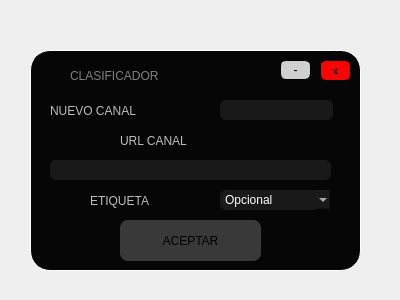
<?xml version="1.0" encoding="UTF-8"?>
<ui version="4.0">
 <class>Form</class>
 <widget class="QWidget" name="Form">
  <property name="geometry">
   <rect>
    <x>0</x>
    <y>0</y>
    <width>400</width>
    <height>300</height>
   </rect>
  </property>
  <property name="windowTitle">
   <string>Form</string>
  </property>
  <widget class="QWidget" name="widget" native="true">
   <property name="geometry">
    <rect>
     <x>30</x>
     <y>50</y>
     <width>331</width>
     <height>221</height>
    </rect>
   </property>
   <property name="styleSheet">
    <string notr="true">QWidget#widget{

background-color: rgb(6, 6, 6);
border-radius:20px;
	gridline-color: rgb(255, 255, 255);
	border-color: rgb(255, 255, 255);
border: 1px solid white;
}</string>
   </property>
   <widget class="QPushButton" name="BAceptar">
    <property name="geometry">
     <rect>
      <x>90</x>
      <y>170</y>
      <width>141</width>
      <height>41</height>
     </rect>
    </property>
    <property name="cursor">
     <cursorShape>PointingHandCursor</cursorShape>
    </property>
    <property name="styleSheet">
     <string notr="true">QPushButton#BAceptar{

background-color: rgb(57, 57, 57);

border-radius:8px;

font: 70 15pt &quot;Rockwell Extra Bold&quot;;
color:black;
}</string>
    </property>
    <property name="text">
     <string>ACEPTAR</string>
    </property>
   </widget>
   <widget class="QLabel" name="label_2">
    <property name="geometry">
     <rect>
      <x>20</x>
      <y>50</y>
      <width>161</width>
      <height>21</height>
     </rect>
    </property>
    <property name="styleSheet">
     <string notr="true">font: 14pt &quot;Lucida Console&quot;;

color: rgb(189, 189, 189);
;
font: 70 15pt &quot;Rockwell Extra Bold&quot;;</string>
    </property>
    <property name="text">
     <string>NUEVO CANAL</string>
    </property>
   </widget>
   <widget class="QLineEdit" name="lineEdit">
    <property name="geometry">
     <rect>
      <x>190</x>
      <y>50</y>
      <width>113</width>
      <height>20</height>
     </rect>
    </property>
    <property name="styleSheet">
     <string notr="true">background-color: rgb(25, 25, 25);
border-radius:6px;
color: white</string>
    </property>
    <property name="text">
     <string/>
    </property>
   </widget>
   <widget class="QFrame" name="frame_4">
    <property name="geometry">
     <rect>
      <x>10</x>
      <y>10</y>
      <width>311</width>
      <height>31</height>
     </rect>
    </property>
    <property name="styleSheet">
     <string notr="true">QFrame#frame_4{
	background-color: rgb(6, 6, 6);
border-top-left-radius:20px;
border-top-right-radius:20px;



}</string>
    </property>
    <property name="frameShape">
     <enum>QFrame::StyledPanel</enum>
    </property>
    <property name="frameShadow">
     <enum>QFrame::Raised</enum>
    </property>
    <widget class="QPushButton" name="min_3">
     <property name="geometry">
      <rect>
       <x>910</x>
       <y>10</y>
       <width>41</width>
       <height>21</height>
      </rect>
     </property>
     <property name="cursor">
      <cursorShape>PointingHandCursor</cursorShape>
     </property>
     <property name="styleSheet">
      <string notr="true">QPushButton#min_3{
	background-color: rgb(208, 208, 208);
font: 16pt &quot;MS Shell Dlg 2&quot;;
border-radius:6px;
border: 1px solid black;


}</string>
     </property>
     <property name="text">
      <string>-</string>
     </property>
    </widget>
    <widget class="QPushButton" name="cerrar_3">
     <property name="geometry">
      <rect>
       <x>960</x>
       <y>10</y>
       <width>41</width>
       <height>21</height>
      </rect>
     </property>
     <property name="cursor">
      <cursorShape>PointingHandCursor</cursorShape>
     </property>
     <property name="styleSheet">
      <string notr="true">QPushButton#cerrar_3{

background-color: rgb(255, 0, 0);
border-radius:6px;
border: 1px solid black;
font: 11pt &quot;MS Shell Dlg 2&quot;;

}</string>
     </property>
     <property name="text">
      <string>x</string>
     </property>
    </widget>
    <widget class="QLabel" name="label_6">
     <property name="geometry">
      <rect>
       <x>30</x>
       <y>-10</y>
       <width>191</width>
       <height>51</height>
      </rect>
     </property>
     <property name="styleSheet">
      <string notr="true">font: 14pt &quot;Lucida Console&quot;;
color:gray
;
font: 70 10pt &quot;Rockwell Extra Bold&quot;;</string>
     </property>
     <property name="text">
      <string>CLASIFICADOR</string>
     </property>
    </widget>
    <widget class="QLabel" name="label_5">
     <property name="geometry">
      <rect>
       <x>0</x>
       <y>0</y>
       <width>31</width>
       <height>31</height>
      </rect>
     </property>
     <property name="styleSheet">
      <string notr="true">border-image: url(:/Iconos/Icono youtube.png);</string>
     </property>
     <property name="text">
      <string/>
     </property>
    </widget>
    <widget class="QPushButton" name="min_4">
     <property name="geometry">
      <rect>
       <x>240</x>
       <y>0</y>
       <width>31</width>
       <height>20</height>
      </rect>
     </property>
     <property name="cursor">
      <cursorShape>PointingHandCursor</cursorShape>
     </property>
     <property name="styleSheet">
      <string notr="true">QPushButton#min_4{
	background-color: rgb(208, 208, 208);
font: 16pt &quot;MS Shell Dlg 2&quot;;
border-radius:6px;
border: 1px solid black;


}</string>
     </property>
     <property name="text">
      <string>-</string>
     </property>
    </widget>
    <widget class="QPushButton" name="cerrar_4">
     <property name="geometry">
      <rect>
       <x>280</x>
       <y>0</y>
       <width>31</width>
       <height>21</height>
      </rect>
     </property>
     <property name="cursor">
      <cursorShape>PointingHandCursor</cursorShape>
     </property>
     <property name="styleSheet">
      <string notr="true">QPushButton#cerrar_4{

background-color: rgb(255, 0, 0);
border-radius:6px;
border: 1px solid black;
font: 11pt &quot;MS Shell Dlg 2&quot;;

}</string>
     </property>
     <property name="text">
      <string>x</string>
     </property>
    </widget>
   </widget>
   <widget class="QLabel" name="label_3">
    <property name="geometry">
     <rect>
      <x>90</x>
      <y>80</y>
      <width>141</width>
      <height>21</height>
     </rect>
    </property>
    <property name="styleSheet">
     <string notr="true">font: 14pt &quot;Lucida Console&quot;;

color: rgb(189, 189, 189);
;
font: 70 15pt &quot;Rockwell Extra Bold&quot;;</string>
    </property>
    <property name="text">
     <string>URL CANAL</string>
    </property>
   </widget>
   <widget class="QLineEdit" name="lineEdit_2">
    <property name="geometry">
     <rect>
      <x>20</x>
      <y>110</y>
      <width>281</width>
      <height>20</height>
     </rect>
    </property>
    <property name="styleSheet">
     <string notr="true">background-color: rgb(25, 25, 25);
border-radius:6px;
color: white</string>
    </property>
    <property name="text">
     <string/>
    </property>
   </widget>
   <widget class="QLabel" name="label_4">
    <property name="geometry">
     <rect>
      <x>60</x>
      <y>140</y>
      <width>161</width>
      <height>21</height>
     </rect>
    </property>
    <property name="styleSheet">
     <string notr="true">font: 14pt &quot;Lucida Console&quot;;

color: rgb(189, 189, 189);
;
font: 70 15pt &quot;Rockwell Extra Bold&quot;;</string>
    </property>
    <property name="text">
     <string>ETIQUETA</string>
    </property>
   </widget>
   <widget class="QComboBox" name="comboBox">
    <property name="geometry">
     <rect>
      <x>190</x>
      <y>140</y>
      <width>111</width>
      <height>20</height>
     </rect>
    </property>
    <property name="cursor">
     <cursorShape>PointingHandCursor</cursorShape>
    </property>
    <property name="styleSheet">
     <string notr="true">background-color: rgb(25, 25, 25);
border-radius:6px;
color: white</string>
    </property>
    <item>
     <property name="text">
      <string>Opcional</string>
     </property>
    </item>
   </widget>
  </widget>
 </widget>
 <resources>
  <include location="../Multimedia/imagen.qrc"/>
 </resources>
 <connections/>
</ui>
